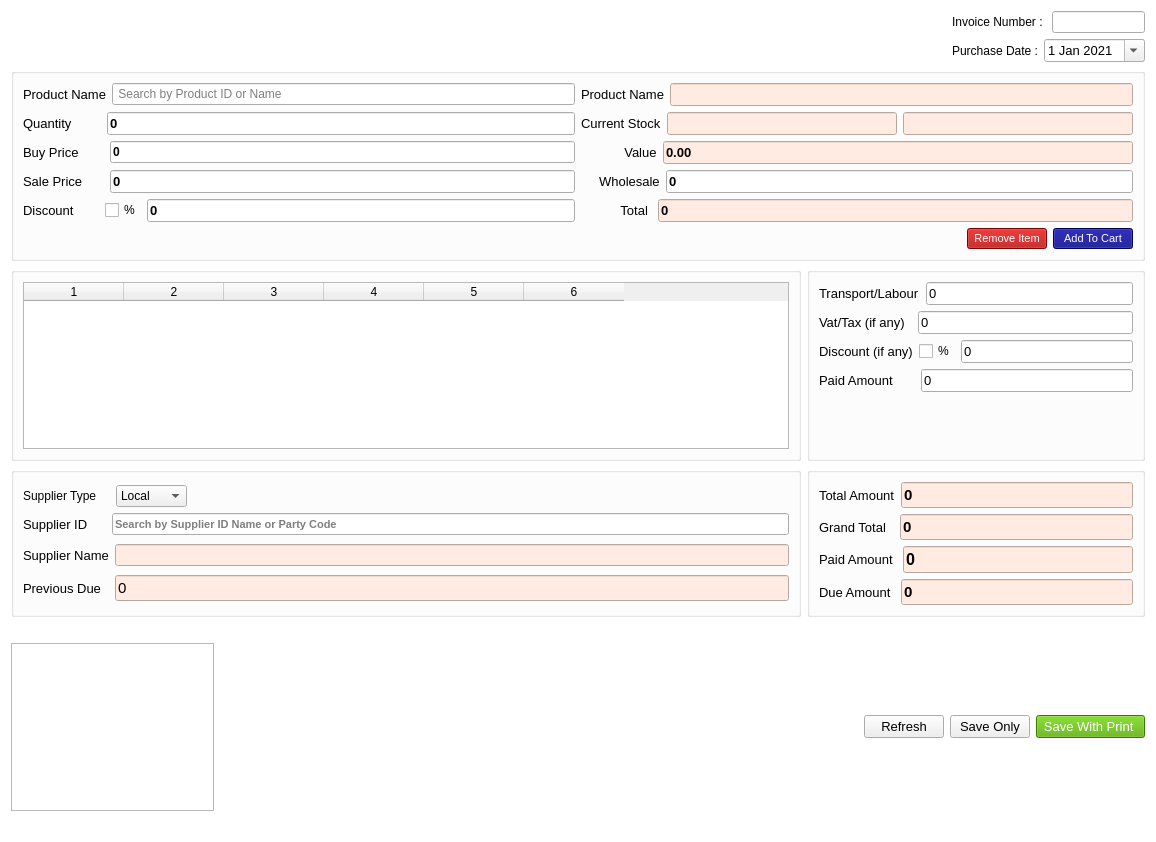
<?xml version="1.0" encoding="UTF-8"?>
<ui version="4.0">
 <class>Form</class>
 <widget class="QWidget" name="Form">
  <property name="windowModality">
   <enum>Qt::ApplicationModal</enum>
  </property>
  <property name="geometry">
   <rect>
    <x>0</x>
    <y>0</y>
    <width>1156</width>
    <height>842</height>
   </rect>
  </property>
  <property name="windowTitle">
   <string>Form</string>
  </property>
  <property name="styleSheet">
   <string notr="true">QWidget#Form{
background-color: rgb(255, 255, 255);
	color: rgb(0, 0, 0);

}</string>
  </property>
  <layout class="QGridLayout" name="gridLayout_27">
   <item row="0" column="2">
    <spacer name="horizontalSpacer_5">
     <property name="orientation">
      <enum>Qt::Horizontal</enum>
     </property>
     <property name="sizeHint" stdset="0">
      <size>
       <width>165</width>
       <height>20</height>
      </size>
     </property>
    </spacer>
   </item>
   <item row="1" column="0" colspan="4">
    <widget class="QGroupBox" name="groupBox">
     <property name="font">
      <font>
       <pointsize>12</pointsize>
      </font>
     </property>
     <property name="title">
      <string/>
     </property>
     <layout class="QGridLayout" name="gridLayout_26">
      <item row="0" column="0">
       <layout class="QGridLayout" name="gridLayout_25">
        <item row="0" column="0">
         <layout class="QGridLayout" name="gridLayout_24">
          <item row="0" column="0">
           <widget class="QLabel" name="label_2">
            <property name="font">
             <font>
              <pointsize>10</pointsize>
             </font>
            </property>
            <property name="text">
             <string>Product Name</string>
            </property>
           </widget>
          </item>
          <item row="0" column="1">
           <widget class="QLineEdit" name="pv">
            <property name="placeholderText">
             <string> Search by Product ID or Name</string>
            </property>
           </widget>
          </item>
         </layout>
        </item>
        <item row="0" column="1">
         <layout class="QGridLayout" name="gridLayout_23">
          <item row="0" column="0">
           <widget class="QLabel" name="label_13">
            <property name="font">
             <font>
              <pointsize>10</pointsize>
             </font>
            </property>
            <property name="text">
             <string>Product Name</string>
            </property>
           </widget>
          </item>
          <item row="0" column="1">
           <widget class="QLineEdit" name="pn">
            <property name="font">
             <font>
              <pointsize>10</pointsize>
              <weight>75</weight>
              <bold>true</bold>
             </font>
            </property>
            <property name="styleSheet">
             <string notr="true">/*background-color: rgb(0, 0, 0);
border:1px solid rgb(0, 0, 0);
color: rgb(255, 255, 255);
*/
background-color: rgb(255, 235, 225);</string>
            </property>
            <property name="readOnly">
             <bool>true</bool>
            </property>
           </widget>
          </item>
         </layout>
        </item>
       </layout>
      </item>
      <item row="1" column="0">
       <layout class="QGridLayout" name="gridLayout_22">
        <item row="0" column="0">
         <layout class="QGridLayout" name="gridLayout_21">
          <item row="0" column="0">
           <widget class="QLabel" name="label_3">
            <property name="font">
             <font>
              <pointsize>10</pointsize>
             </font>
            </property>
            <property name="text">
             <string>Quantity        </string>
            </property>
           </widget>
          </item>
          <item row="0" column="1">
           <widget class="QLineEdit" name="qtn">
            <property name="font">
             <font>
              <pointsize>10</pointsize>
              <weight>75</weight>
              <bold>true</bold>
             </font>
            </property>
            <property name="layoutDirection">
             <enum>Qt::RightToLeft</enum>
            </property>
            <property name="text">
             <string>0</string>
            </property>
           </widget>
          </item>
         </layout>
        </item>
        <item row="0" column="1">
         <layout class="QGridLayout" name="gridLayout_20">
          <item row="0" column="0">
           <widget class="QLabel" name="label_5">
            <property name="font">
             <font>
              <pointsize>10</pointsize>
             </font>
            </property>
            <property name="text">
             <string>Current Stock</string>
            </property>
           </widget>
          </item>
          <item row="0" column="1">
           <widget class="QLineEdit" name="showstocks">
            <property name="font">
             <font>
              <pointsize>10</pointsize>
              <weight>75</weight>
              <bold>true</bold>
             </font>
            </property>
            <property name="styleSheet">
             <string notr="true">background-color: rgb(255, 235, 225);</string>
            </property>
           </widget>
          </item>
          <item row="0" column="2">
           <widget class="QLineEdit" name="unit">
            <property name="font">
             <font>
              <pointsize>10</pointsize>
              <weight>75</weight>
              <bold>true</bold>
             </font>
            </property>
            <property name="styleSheet">
             <string notr="true">background-color: rgb(255, 235, 225);</string>
            </property>
            <property name="readOnly">
             <bool>true</bool>
            </property>
           </widget>
          </item>
         </layout>
        </item>
       </layout>
      </item>
      <item row="2" column="0">
       <layout class="QGridLayout" name="gridLayout_19">
        <item row="0" column="0">
         <layout class="QGridLayout" name="gridLayout_18">
          <item row="0" column="0">
           <widget class="QLabel" name="label_4">
            <property name="font">
             <font>
              <pointsize>10</pointsize>
             </font>
            </property>
            <property name="text">
             <string>Buy Price       </string>
            </property>
           </widget>
          </item>
          <item row="0" column="1">
           <widget class="QLineEdit" name="buy">
            <property name="font">
             <font>
              <pointsize>9</pointsize>
              <weight>75</weight>
              <bold>true</bold>
             </font>
            </property>
            <property name="layoutDirection">
             <enum>Qt::RightToLeft</enum>
            </property>
            <property name="text">
             <string>0</string>
            </property>
           </widget>
          </item>
         </layout>
        </item>
        <item row="0" column="1">
         <layout class="QGridLayout" name="gridLayout_17">
          <item row="0" column="0">
           <widget class="QLabel" name="label_11">
            <property name="font">
             <font>
              <pointsize>10</pointsize>
             </font>
            </property>
            <property name="text">
             <string>            Value</string>
            </property>
           </widget>
          </item>
          <item row="0" column="1">
           <widget class="QLineEdit" name="itemvalue">
            <property name="font">
             <font>
              <pointsize>10</pointsize>
              <weight>75</weight>
              <bold>true</bold>
             </font>
            </property>
            <property name="styleSheet">
             <string notr="true">background-color: rgb(255, 235, 225);</string>
            </property>
            <property name="text">
             <string>0.00</string>
            </property>
            <property name="readOnly">
             <bool>true</bool>
            </property>
           </widget>
          </item>
         </layout>
        </item>
       </layout>
      </item>
      <item row="3" column="0">
       <layout class="QGridLayout" name="gridLayout_16">
        <item row="0" column="0">
         <layout class="QGridLayout" name="gridLayout_15">
          <item row="0" column="0">
           <widget class="QLabel" name="label_7">
            <property name="font">
             <font>
              <pointsize>10</pointsize>
             </font>
            </property>
            <property name="text">
             <string>Sale Price      </string>
            </property>
           </widget>
          </item>
          <item row="0" column="1">
           <widget class="QLineEdit" name="sale">
            <property name="font">
             <font>
              <pointsize>10</pointsize>
              <weight>75</weight>
              <bold>true</bold>
             </font>
            </property>
            <property name="layoutDirection">
             <enum>Qt::RightToLeft</enum>
            </property>
            <property name="text">
             <string>0</string>
            </property>
           </widget>
          </item>
         </layout>
        </item>
        <item row="0" column="1">
         <layout class="QGridLayout" name="gridLayout_14">
          <item row="0" column="0">
           <widget class="QLabel" name="label_9">
            <property name="font">
             <font>
              <pointsize>10</pointsize>
             </font>
            </property>
            <property name="text">
             <string>     Wholesale</string>
            </property>
           </widget>
          </item>
          <item row="0" column="1">
           <widget class="QLineEdit" name="wholesale">
            <property name="font">
             <font>
              <pointsize>10</pointsize>
              <weight>75</weight>
              <bold>true</bold>
             </font>
            </property>
            <property name="text">
             <string>0</string>
            </property>
           </widget>
          </item>
         </layout>
        </item>
       </layout>
      </item>
      <item row="4" column="0">
       <layout class="QGridLayout" name="gridLayout_13">
        <item row="0" column="0">
         <layout class="QGridLayout" name="gridLayout_12">
          <item row="0" column="2">
           <widget class="QLineEdit" name="discount_p">
            <property name="font">
             <font>
              <pointsize>10</pointsize>
              <weight>75</weight>
              <bold>true</bold>
             </font>
            </property>
            <property name="layoutDirection">
             <enum>Qt::RightToLeft</enum>
            </property>
            <property name="text">
             <string>0</string>
            </property>
            <property name="readOnly">
             <bool>false</bool>
            </property>
           </widget>
          </item>
          <item row="0" column="0">
           <widget class="QLabel" name="label_24">
            <property name="font">
             <font>
              <pointsize>10</pointsize>
             </font>
            </property>
            <property name="text">
             <string>Discount       </string>
            </property>
           </widget>
          </item>
          <item row="0" column="1">
           <widget class="QCheckBox" name="ppercent">
            <property name="text">
             <string>%</string>
            </property>
            <property name="checked">
             <bool>false</bool>
            </property>
           </widget>
          </item>
         </layout>
        </item>
        <item row="0" column="1">
         <layout class="QGridLayout" name="gridLayout_2">
          <item row="0" column="0">
           <widget class="QLabel" name="label_25">
            <property name="font">
             <font>
              <pointsize>10</pointsize>
             </font>
            </property>
            <property name="text">
             <string>           Total </string>
            </property>
           </widget>
          </item>
          <item row="0" column="1">
           <widget class="QLineEdit" name="totalpp">
            <property name="font">
             <font>
              <pointsize>10</pointsize>
              <weight>75</weight>
              <bold>true</bold>
             </font>
            </property>
            <property name="styleSheet">
             <string notr="true">background-color: rgb(255, 235, 225);</string>
            </property>
            <property name="text">
             <string>0</string>
            </property>
            <property name="readOnly">
             <bool>true</bool>
            </property>
           </widget>
          </item>
         </layout>
        </item>
       </layout>
      </item>
      <item row="5" column="0">
       <layout class="QHBoxLayout" name="horizontalLayout_8">
        <item>
         <spacer name="horizontalSpacer">
          <property name="orientation">
           <enum>Qt::Horizontal</enum>
          </property>
          <property name="sizeHint" stdset="0">
           <size>
            <width>40</width>
            <height>20</height>
           </size>
          </property>
         </spacer>
        </item>
        <item>
         <widget class="QPushButton" name="deleteb">
          <property name="font">
           <font>
            <pointsize>8</pointsize>
           </font>
          </property>
          <property name="styleSheet">
           <string notr="true">background-color: rgb(170, 0, 0);
color: rgb(255, 255, 255);</string>
          </property>
          <property name="text">
           <string>Remove Item</string>
          </property>
         </widget>
        </item>
        <item>
         <widget class="QPushButton" name="additemb">
          <property name="font">
           <font>
            <pointsize>8</pointsize>
           </font>
          </property>
          <property name="styleSheet">
           <string notr="true">background-color: rgb(0, 0, 127);
color: rgb(255, 255, 255);</string>
          </property>
          <property name="text">
           <string>Add To Cart</string>
          </property>
         </widget>
        </item>
       </layout>
      </item>
     </layout>
    </widget>
   </item>
   <item row="0" column="3">
    <layout class="QVBoxLayout" name="verticalLayout">
     <item>
      <layout class="QHBoxLayout" name="horizontalLayout_11">
       <item>
        <widget class="QLabel" name="label_10">
         <property name="font">
          <font>
           <pointsize>9</pointsize>
          </font>
         </property>
         <property name="text">
          <string>Invoice Number : </string>
         </property>
        </widget>
       </item>
       <item>
        <widget class="QLineEdit" name="invoice">
         <property name="readOnly">
          <bool>true</bool>
         </property>
        </widget>
       </item>
      </layout>
     </item>
     <item>
      <layout class="QHBoxLayout" name="horizontalLayout_9">
       <item>
        <widget class="QLabel" name="label_8">
         <property name="font">
          <font>
           <pointsize>9</pointsize>
          </font>
         </property>
         <property name="text">
          <string>Purchase Date :</string>
         </property>
        </widget>
       </item>
       <item>
        <widget class="QDateEdit" name="dateEdit">
         <property name="font">
          <font>
           <pointsize>10</pointsize>
          </font>
         </property>
         <property name="calendarPopup">
          <bool>true</bool>
         </property>
         <property name="date">
          <date>
           <year>2021</year>
           <month>1</month>
           <day>1</day>
          </date>
         </property>
        </widget>
       </item>
      </layout>
     </item>
    </layout>
   </item>
   <item row="2" column="0" colspan="4">
    <layout class="QGridLayout" name="gridLayout_8" columnstretch="7,3">
     <item row="0" column="0">
      <widget class="QGroupBox" name="groupBox_3">
       <property name="styleSheet">
        <string notr="true"/>
       </property>
       <property name="title">
        <string/>
       </property>
       <layout class="QGridLayout" name="gridLayout_9">
        <item row="0" column="0">
         <widget class="QTableWidget" name="tableWidget">
          <property name="font">
           <font>
            <family>MS Shell Dlg 2</family>
            <pointsize>10</pointsize>
            <weight>50</weight>
            <italic>false</italic>
            <bold>false</bold>
           </font>
          </property>
          <property name="styleSheet">
           <string notr="true">font: 10pt &quot;MS Shell Dlg 2&quot;;
width:100%;

</string>
          </property>
          <property name="columnCount">
           <number>6</number>
          </property>
          <attribute name="horizontalHeaderCascadingSectionResizes">
           <bool>true</bool>
          </attribute>
          <attribute name="verticalHeaderCascadingSectionResizes">
           <bool>false</bool>
          </attribute>
          <column/>
          <column/>
          <column/>
          <column/>
          <column/>
          <column/>
         </widget>
        </item>
       </layout>
      </widget>
     </item>
     <item row="0" column="1">
      <widget class="QGroupBox" name="groupBox_4">
       <property name="font">
        <font>
         <pointsize>12</pointsize>
        </font>
       </property>
       <property name="styleSheet">
        <string notr="true"/>
       </property>
       <property name="title">
        <string/>
       </property>
       <layout class="QGridLayout" name="gridLayout_6">
        <item row="1" column="0">
         <layout class="QHBoxLayout" name="horizontalLayout_14">
          <item>
           <widget class="QLabel" name="label_18">
            <property name="font">
             <font>
              <pointsize>10</pointsize>
             </font>
            </property>
            <property name="text">
             <string>Transport/Labour</string>
            </property>
           </widget>
          </item>
          <item>
           <widget class="QLineEdit" name="labour">
            <property name="font">
             <font>
              <pointsize>10</pointsize>
             </font>
            </property>
            <property name="layoutDirection">
             <enum>Qt::RightToLeft</enum>
            </property>
            <property name="text">
             <string>0</string>
            </property>
            <property name="readOnly">
             <bool>false</bool>
            </property>
           </widget>
          </item>
         </layout>
        </item>
        <item row="2" column="0">
         <layout class="QHBoxLayout" name="horizontalLayout_13">
          <item>
           <widget class="QLabel" name="label_17">
            <property name="font">
             <font>
              <pointsize>10</pointsize>
             </font>
            </property>
            <property name="text">
             <string>Vat/Tax (if any)  </string>
            </property>
           </widget>
          </item>
          <item>
           <widget class="QLineEdit" name="vat">
            <property name="font">
             <font>
              <pointsize>10</pointsize>
             </font>
            </property>
            <property name="layoutDirection">
             <enum>Qt::RightToLeft</enum>
            </property>
            <property name="text">
             <string>0</string>
            </property>
            <property name="readOnly">
             <bool>false</bool>
            </property>
           </widget>
          </item>
         </layout>
        </item>
        <item row="3" column="0">
         <layout class="QHBoxLayout" name="horizontalLayout_19">
          <item>
           <widget class="QLabel" name="label_23">
            <property name="font">
             <font>
              <pointsize>10</pointsize>
             </font>
            </property>
            <property name="text">
             <string>Discount (if any)</string>
            </property>
           </widget>
          </item>
          <item>
           <widget class="QCheckBox" name="dpercent">
            <property name="text">
             <string>%</string>
            </property>
            <property name="checked">
             <bool>false</bool>
            </property>
           </widget>
          </item>
          <item>
           <widget class="QLineEdit" name="discount">
            <property name="font">
             <font>
              <pointsize>10</pointsize>
             </font>
            </property>
            <property name="layoutDirection">
             <enum>Qt::RightToLeft</enum>
            </property>
            <property name="text">
             <string>0</string>
            </property>
            <property name="readOnly">
             <bool>false</bool>
            </property>
           </widget>
          </item>
         </layout>
        </item>
        <item row="5" column="0">
         <widget class="QLabel" name="label_26">
          <property name="text">
           <string/>
          </property>
         </widget>
        </item>
        <item row="4" column="0">
         <layout class="QHBoxLayout" name="horizontalLayout_12">
          <item>
           <widget class="QLabel" name="label_16">
            <property name="font">
             <font>
              <pointsize>10</pointsize>
             </font>
            </property>
            <property name="text">
             <string>Paid Amount      </string>
            </property>
           </widget>
          </item>
          <item>
           <widget class="QLineEdit" name="paid">
            <property name="font">
             <font>
              <pointsize>10</pointsize>
             </font>
            </property>
            <property name="layoutDirection">
             <enum>Qt::RightToLeft</enum>
            </property>
            <property name="text">
             <string>0</string>
            </property>
            <property name="readOnly">
             <bool>false</bool>
            </property>
           </widget>
          </item>
         </layout>
        </item>
       </layout>
      </widget>
     </item>
    </layout>
   </item>
   <item row="4" column="2" colspan="2">
    <layout class="QGridLayout" name="gridLayout_11">
     <item row="0" column="1">
      <widget class="QPushButton" name="clearb">
       <property name="font">
        <font>
         <pointsize>10</pointsize>
        </font>
       </property>
       <property name="text">
        <string>Refresh</string>
       </property>
      </widget>
     </item>
     <item row="0" column="2">
      <widget class="QPushButton" name="saveonlyb">
       <property name="font">
        <font>
         <pointsize>10</pointsize>
        </font>
       </property>
       <property name="text">
        <string>Save Only</string>
       </property>
      </widget>
     </item>
     <item row="0" column="3">
      <widget class="QPushButton" name="purchaseb">
       <property name="font">
        <font>
         <pointsize>10</pointsize>
        </font>
       </property>
       <property name="styleSheet">
        <string notr="true">color: rgb(255, 255, 255);
background-color: rgb(85, 170, 0);</string>
       </property>
       <property name="text">
        <string> Save With Print  </string>
       </property>
      </widget>
     </item>
     <item row="0" column="0">
      <spacer name="horizontalSpacer_6">
       <property name="orientation">
        <enum>Qt::Horizontal</enum>
       </property>
       <property name="sizeHint" stdset="0">
        <size>
         <width>40</width>
         <height>20</height>
        </size>
       </property>
      </spacer>
     </item>
    </layout>
   </item>
   <item row="3" column="0" colspan="4">
    <layout class="QGridLayout" name="gridLayout_10" columnstretch="7,3">
     <item row="0" column="0">
      <widget class="QGroupBox" name="groupBox_2">
       <property name="font">
        <font>
         <pointsize>10</pointsize>
        </font>
       </property>
       <property name="styleSheet">
        <string notr="true"/>
       </property>
       <property name="title">
        <string/>
       </property>
       <layout class="QGridLayout" name="gridLayout_5">
        <item row="0" column="0">
         <layout class="QGridLayout" name="gridLayout">
          <item row="0" column="0">
           <layout class="QHBoxLayout" name="horizontalLayout_6" stretch="0,0,0">
            <item>
             <widget class="QLabel" name="label_6">
              <property name="font">
               <font>
                <pointsize>9</pointsize>
               </font>
              </property>
              <property name="text">
               <string>Supplier Type    </string>
              </property>
             </widget>
            </item>
            <item>
             <widget class="QComboBox" name="stype">
              <property name="font">
               <font>
                <pointsize>9</pointsize>
                <weight>50</weight>
                <bold>false</bold>
               </font>
              </property>
              <item>
               <property name="text">
                <string>Local</string>
               </property>
              </item>
              <item>
               <property name="text">
                <string>Foreign</string>
               </property>
              </item>
             </widget>
            </item>
            <item>
             <spacer name="horizontalSpacer_4">
              <property name="orientation">
               <enum>Qt::Horizontal</enum>
              </property>
              <property name="sizeHint" stdset="0">
               <size>
                <width>40</width>
                <height>20</height>
               </size>
              </property>
             </spacer>
            </item>
           </layout>
          </item>
          <item row="1" column="0">
           <layout class="QHBoxLayout" name="horizontalLayout">
            <item>
             <widget class="QLabel" name="label">
              <property name="font">
               <font>
                <pointsize>10</pointsize>
               </font>
              </property>
              <property name="text">
               <string>Supplier ID     </string>
              </property>
             </widget>
            </item>
            <item>
             <widget class="QLineEdit" name="sv">
              <property name="font">
               <font>
                <pointsize>8</pointsize>
                <weight>75</weight>
                <bold>true</bold>
               </font>
              </property>
              <property name="placeholderText">
               <string>Search by Supplier ID Name or Party Code</string>
              </property>
             </widget>
            </item>
           </layout>
          </item>
         </layout>
        </item>
        <item row="1" column="0">
         <layout class="QGridLayout" name="gridLayout_3">
          <item row="0" column="0">
           <widget class="QLabel" name="label_12">
            <property name="font">
             <font>
              <pointsize>10</pointsize>
             </font>
            </property>
            <property name="text">
             <string>Supplier Name</string>
            </property>
           </widget>
          </item>
          <item row="0" column="1">
           <widget class="QLineEdit" name="sn">
            <property name="font">
             <font>
              <pointsize>8</pointsize>
              <weight>75</weight>
              <bold>true</bold>
             </font>
            </property>
            <property name="styleSheet">
             <string notr="true">background-color: rgb(255, 235, 225);</string>
            </property>
            <property name="readOnly">
             <bool>true</bool>
            </property>
           </widget>
          </item>
         </layout>
        </item>
        <item row="2" column="0">
         <layout class="QGridLayout" name="gridLayout_7">
          <item row="0" column="0">
           <widget class="QLabel" name="label_15">
            <property name="font">
             <font>
              <pointsize>10</pointsize>
             </font>
            </property>
            <property name="text">
             <string>Previous Due  </string>
            </property>
           </widget>
          </item>
          <item row="0" column="1">
           <widget class="QLineEdit" name="previousdue">
            <property name="font">
             <font>
              <pointsize>11</pointsize>
             </font>
            </property>
            <property name="styleSheet">
             <string notr="true">background-color: rgb(255, 235, 225);</string>
            </property>
            <property name="text">
             <string>0</string>
            </property>
            <property name="readOnly">
             <bool>true</bool>
            </property>
           </widget>
          </item>
         </layout>
        </item>
       </layout>
      </widget>
     </item>
     <item row="0" column="1">
      <widget class="QGroupBox" name="groupBox_5">
       <property name="font">
        <font>
         <pointsize>12</pointsize>
        </font>
       </property>
       <property name="styleSheet">
        <string notr="true"/>
       </property>
       <property name="title">
        <string/>
       </property>
       <layout class="QGridLayout" name="gridLayout_4">
        <item row="0" column="0">
         <layout class="QHBoxLayout" name="horizontalLayout_15">
          <item>
           <widget class="QLabel" name="label_19">
            <property name="font">
             <font>
              <pointsize>10</pointsize>
             </font>
            </property>
            <property name="text">
             <string>Total Amount</string>
            </property>
           </widget>
          </item>
          <item>
           <widget class="QLineEdit" name="total">
            <property name="baseSize">
             <size>
              <width>10</width>
              <height>11</height>
             </size>
            </property>
            <property name="font">
             <font>
              <pointsize>11</pointsize>
              <weight>75</weight>
              <bold>true</bold>
             </font>
            </property>
            <property name="layoutDirection">
             <enum>Qt::RightToLeft</enum>
            </property>
            <property name="styleSheet">
             <string notr="true">background-color: rgb(255, 235, 225);</string>
            </property>
            <property name="text">
             <string>0</string>
            </property>
            <property name="readOnly">
             <bool>true</bool>
            </property>
           </widget>
          </item>
         </layout>
        </item>
        <item row="1" column="0">
         <layout class="QHBoxLayout" name="horizontalLayout_17">
          <item>
           <widget class="QLabel" name="label_21">
            <property name="font">
             <font>
              <pointsize>10</pointsize>
             </font>
            </property>
            <property name="text">
             <string>Grand Total  </string>
            </property>
           </widget>
          </item>
          <item>
           <widget class="QLineEdit" name="grand">
            <property name="font">
             <font>
              <pointsize>11</pointsize>
              <weight>75</weight>
              <bold>true</bold>
             </font>
            </property>
            <property name="layoutDirection">
             <enum>Qt::RightToLeft</enum>
            </property>
            <property name="styleSheet">
             <string notr="true">background-color: rgb(255, 235, 225);</string>
            </property>
            <property name="text">
             <string>0</string>
            </property>
            <property name="readOnly">
             <bool>true</bool>
            </property>
           </widget>
          </item>
         </layout>
        </item>
        <item row="2" column="0">
         <layout class="QHBoxLayout" name="horizontalLayout_18">
          <item>
           <widget class="QLabel" name="label_22">
            <property name="font">
             <font>
              <pointsize>10</pointsize>
             </font>
            </property>
            <property name="text">
             <string>Paid Amount </string>
            </property>
           </widget>
          </item>
          <item>
           <widget class="QLineEdit" name="paidtext">
            <property name="font">
             <font>
              <pointsize>12</pointsize>
              <weight>75</weight>
              <bold>true</bold>
             </font>
            </property>
            <property name="layoutDirection">
             <enum>Qt::RightToLeft</enum>
            </property>
            <property name="styleSheet">
             <string notr="true">background-color: rgb(255, 235, 225);</string>
            </property>
            <property name="text">
             <string>0</string>
            </property>
            <property name="readOnly">
             <bool>true</bool>
            </property>
           </widget>
          </item>
         </layout>
        </item>
        <item row="3" column="0">
         <layout class="QHBoxLayout" name="horizontalLayout_16">
          <item>
           <widget class="QLabel" name="label_20">
            <property name="font">
             <font>
              <pointsize>10</pointsize>
             </font>
            </property>
            <property name="text">
             <string>Due Amount </string>
            </property>
           </widget>
          </item>
          <item>
           <widget class="QLineEdit" name="less">
            <property name="font">
             <font>
              <pointsize>11</pointsize>
              <weight>75</weight>
              <bold>true</bold>
             </font>
            </property>
            <property name="layoutDirection">
             <enum>Qt::RightToLeft</enum>
            </property>
            <property name="styleSheet">
             <string notr="true">background-color: rgb(255, 235, 225);</string>
            </property>
            <property name="text">
             <string>0</string>
            </property>
            <property name="readOnly">
             <bool>true</bool>
            </property>
           </widget>
          </item>
         </layout>
        </item>
       </layout>
      </widget>
     </item>
     <item row="1" column="1">
      <widget class="QLabel" name="label_28">
       <property name="text">
        <string/>
       </property>
      </widget>
     </item>
    </layout>
   </item>
   <item row="4" column="1">
    <spacer name="horizontalSpacer_3">
     <property name="orientation">
      <enum>Qt::Horizontal</enum>
     </property>
     <property name="sizeHint" stdset="0">
      <size>
       <width>662</width>
       <height>20</height>
      </size>
     </property>
    </spacer>
   </item>
   <item row="4" column="0">
    <widget class="QTextEdit" name="textEdit"/>
   </item>
   <item row="5" column="2">
    <widget class="QLabel" name="label_27">
     <property name="text">
      <string/>
     </property>
    </widget>
   </item>
  </layout>
  <widget class="QLabel" name="label_14">
   <property name="geometry">
    <rect>
     <x>18</x>
     <y>664</y>
     <width>16</width>
     <height>16</height>
    </rect>
   </property>
   <property name="styleSheet">
    <string notr="true">max-height:26px;</string>
   </property>
   <property name="text">
    <string/>
   </property>
  </widget>
 </widget>
 <resources/>
 <connections/>
</ui>
